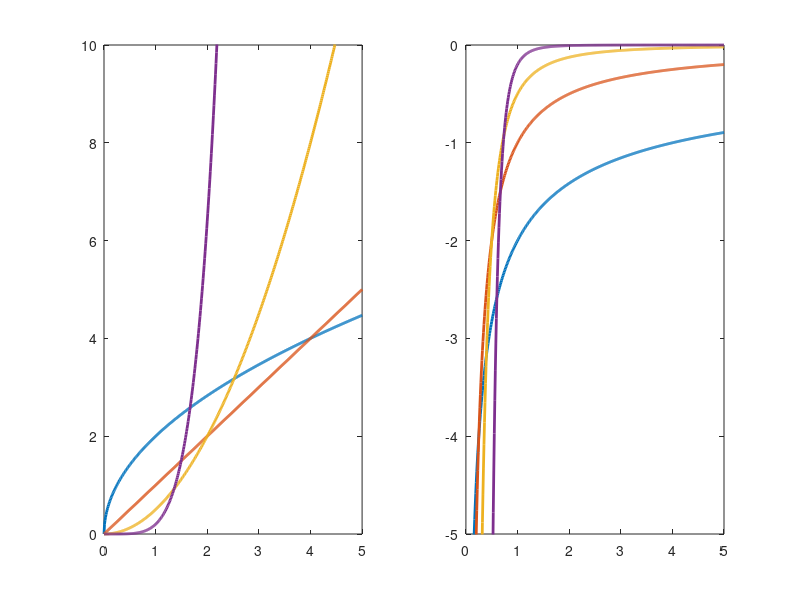

Source code (MATLAB):
x = [0:0.01:5];

beta = [0.5 1 2 5];
y = zeros(length(beta), length(x));

for i = 1 : length(beta)
  y(i,:) = 1/beta(i) * (x.^beta(i));
end

subplot(1, 2, 1);
plot(x, y, 'LineWidth', 2); xlim([0 5]); ylim([0 10])

beta = [-0.5 -1 -2 -5];
y = zeros(length(beta), length(x));

for i = 1 : length(beta)
  y(i,:) = 1/beta(i) * (x.^beta(i));
end

subplot(1, 2, 2);
plot(x, y, 'LineWidth', 2); xlim([0 5]); ylim([-5 0])
